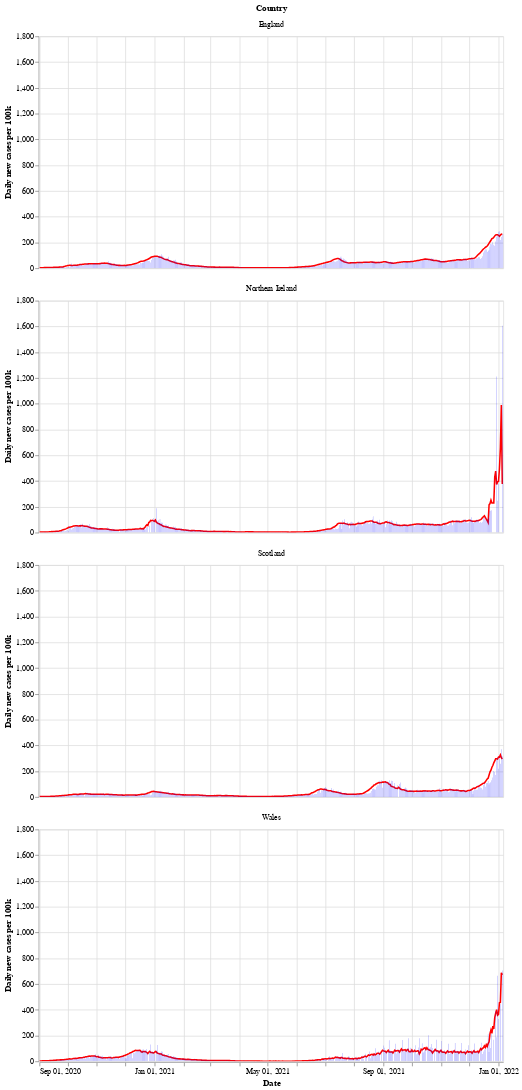

The code cell stored with this chart in its notebook:
### Markdown cell above
Next is a bar chart of the number of new cases in each country (per 100k population), with the 7 day moving average of cases. Again we see that Wales saw a longer period of raising and falling cases compared to the other countries.

After a period of cases falling, each nation is now seeing a rise in the number of cases - especially in Wales.

### Code cell
# collapse
bars = alt.Chart(uk_cases).mark_bar().encode(
    x=alt.X("yearmonthdate(date):T", axis=alt.Axis(title='Date')),
    y=alt.Y("newCasesRate:Q", axis=alt.Axis(title='Daily new cases per 100k')),
    tooltip='newCasesRate',
    color=alt.condition(
        alt.datum.dailyChange > 0,
        alt.value("orange"),  # The positive color
        alt.value("blue")  # The negative color
    )
).properties(title='New cases per 100k population with rolling 7 day average', width=600).interactive()
line = alt.Chart(uk_cases).mark_line(
    color='red',
    size=2,
).transform_window(
    rolling_mean='mean(newCasesRate)',
    frame=[0, 7],
    groupby=['areaName']
).encode(
    x='yearmonthdate(date):T',
    y='rolling_mean:Q'
)
alt.layer(line, bars, data=uk_cases).facet(alt.Row('areaName', title='Country'), columns=1)

### Figure 1 — Vega-Lite specification as saved in the notebook (floating-point values rounded to 4 significant figures; data arrays with more than 128 entries replaced by an {"elided": "..."} marker saying what was removed)
{"config": {"view": {"continuousWidth": 400, "continuousHeight": 300}}, "data": {"name": "data-5c1567a9de6bd713080c1abd6aa79343"}, "facet": {"type": "nominal", "field": "areaName", "title": "Country"}, "spec": {"layer": [{"mark": {"type": "line", "color": "red", "size": 2}, "encoding": {"x": {"type": "temporal", "field": "date", "timeUnit": "yearmonthdate"}, "y": {"type": "quantitative", "field": "rolling_mean"}}, "transform": [{"window": [{"op": "mean", "field": "newCasesRate", "as": "rolling_mean"}], "frame": [0, 7], "groupby": ["areaName"]}]}, {"mark": "bar", "encoding": {"color": {"condition": {"value": "orange", "test": "(datum.dailyChange > 0)"}, "value": "blue"}, "tooltip": {"type": "quantitative", "field": "newCasesRate"}, "x": {"type": "temporal", "axis": {"title": "Date"}, "field": "date", "timeUnit": "yearmonthdate"}, "y": {"type": "quantitative", "axis": {"title": "Daily new cases per 100k"}, "field": "newCasesRate"}}, "selection": {"selector002": {"type": "interval", "bind": "scales", "encodings": ["x", "y"]}}, "title": "New cases per 100k population with rolling 7 day average", "width": 600}]}, "columns": 1, "$schema": "https://vega.github.io/schema/vega-lite/v4.8.1.json", "datasets": {"data-5c1567a9de6bd713080c1abd6aa79343": {"elided": "1968 records"}}}
